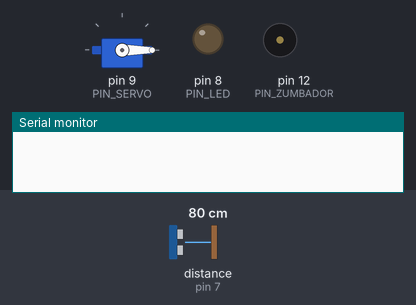
Bench run of a sketch on a simulated Arduino Uno, built with avr-gcc and run on an emulated ATmega328P. Shown: servo, output pins drawn as LEDs (lit = HIGH), buzzer (waves = sounding), the last lines printed to the serial monitor. Wiring (inferred from the names in the program): ultrasonic range finder: trigger pin 6; echo pin 7. The test bench sets the inputs (shaded band); at power-on: distance to the obstacle (sensor on pin 7) 80 cm. The echo pulse lasts 58.3 µs per cm; pins used as bus, display or sensor lines are not drawn.

Above: at 1.2 s.
1.3 s: distance to the obstacle (sensor on pin 7) set to 23 cm
2.8 s: distance to the obstacle (sensor on pin 7) set to 18 cm
At 3.7 s:
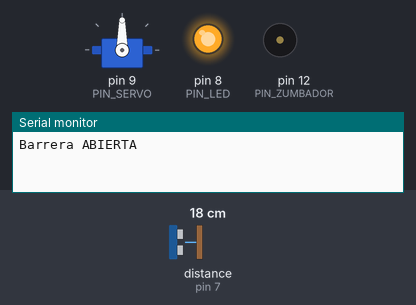
4.6 s: distance to the obstacle (sensor on pin 7) set to 35 cm
At 6.87 s:
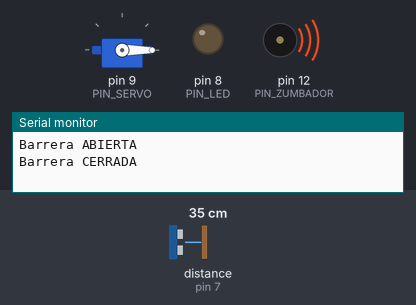
7.6 s: distance to the obstacle (sensor on pin 7) set to 2 cm
At 7.79 s:
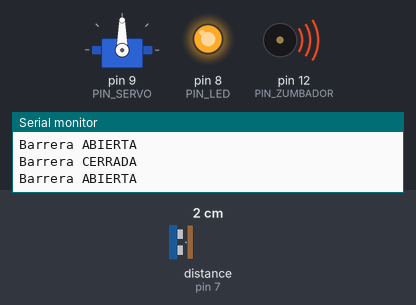
9.4 s: distance to the obstacle (sensor on pin 7) set to 60 cm
At 12.8 s:
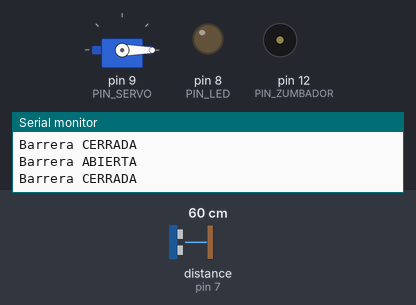
Timing chart, 0 to 13.4 s (numbered marks = the images above; inputs shaded):
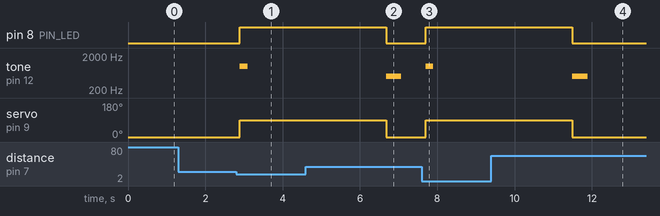

Measured:
- the behaviour switches between 21 and 20 cm on distance to the obstacle (sensor on pin 7) (found by bisection; images 0 and 1)
- after the input at 1.3 s, every drawn part: stays the same
- after the input at 2.8 s, pin 8 (PIN_LED): LOW → HIGH after 0.10 s; tone on pin 12 (PIN_ZUMBADOR): silent → 1000 Hz after 0.10 s, → silent 0.20 s later; servo on pin 9 (PIN_SERVO): 0° → 90° after 0.10 s
- after the input at 4.6 s, pin 8 (PIN_LED): HIGH → LOW after 2.1 s; tone on pin 12 (PIN_ZUMBADOR): silent → 500 Hz after 2.1 s, → silent 0.40 s later; servo on pin 9 (PIN_SERVO): 90° → 0° after 2.1 s
- after the input at 7.6 s, pin 8 (PIN_LED): LOW → HIGH after 0.10 s; tone on pin 12 (PIN_ZUMBADOR): silent → 1000 Hz after 0.10 s, → silent 0.20 s later; servo on pin 9 (PIN_SERVO): 0° → 90° after 0.10 s
- after the input at 9.4 s, pin 8 (PIN_LED): HIGH → LOW after 2.1 s; tone on pin 12 (PIN_ZUMBADOR): silent → 500 Hz after 2.1 s, → silent 0.40 s later; servo on pin 9 (PIN_SERVO): 90° → 0° after 2.1 s

The sketch:

P16_barrera_automatica.ino
```cpp
/*
  P16 · Barrera automática (ultrasonido + servo + zumbador)   Sesión 8
  ------------------------------------------------------------------
  Qué hace: cuando algo se acerca a menos de 20 cm, el servo levanta la barrera con un
  pitido. Cuando el paso queda libre unos segundos, la baja con otro pitido.

  Conexiones:
    HC-SR04   VCC -> 5 V ; TRIG -> pin 6 ; ECHO -> pin 7 ; GND -> GND
    Servo     café -> GND ; rojo -> 5 V ; naranja (señal) -> pin 9   (pega un palito de paleta al brazo)
    Zumbador PASIVO   una pata -> resistencia 220 ohm -> pin 12 ; otra pata -> GND   (tone() necesita el pasivo; la resistencia, como en la Sesión 4)
    LED       pin 8 -> resistencia 220 ohm -> LED (+) ; pata corta -> GND
              (LED encendido = barrera abierta)

  Ideas clave:
    - Combina tres cosas que ya sabes: sensor + decisión + actuadores.
    - Una función que devuelve un valor: medirDistancia() "entrega" los centímetros.
    - Se organiza el programa en funciones pequeñas con nombre: abrirBarrera(), cerrarBarrera().
    - El zumbador (tone, que usa el reloj 2 del chip) y el servo (reloj 1) no se estorban.

  Si el Arduino se reinicia cuando se mueve el servo, alimenta el servo desde el módulo de
  fuente de 5 V y une los GND (ver Sesión 7, "Plan B").

  Retos:  - Cambia la distancia de activación.
          - Si el objeto se queda más de 5 segundos, haz sonar una alarma.
          - Cuenta cuántos vehículos han pasado y muéstralo en el Monitor Serie.
*/

#include <Servo.h>

const int PIN_TRIG = 6;
const int PIN_ECHO = 7;
const int PIN_SERVO = 9;
const int PIN_ZUMBADOR = 12;
const int PIN_LED = 8;

const int DISTANCIA_ABRIR = 20;       // cm
const int ANGULO_CERRADA = 0;
const int ANGULO_ABIERTA = 90;
const int CICLOS_LIBRE = 20;          // 20 ciclos x 100 ms = 2 segundos sin nadie

Servo barrera;

float medirDistancia() {
  digitalWrite(PIN_TRIG, LOW);
  delayMicroseconds(2);
  digitalWrite(PIN_TRIG, HIGH);
  delayMicroseconds(10);
  digitalWrite(PIN_TRIG, LOW);

  long duracion = pulseIn(PIN_ECHO, HIGH, 30000UL);
  if (duracion == 0) {
    return 999.0;                     // sin eco: no hay nada cerca
  }
  return duracion * 0.0343 / 2.0;
}

void abrirBarrera() {
  tone(PIN_ZUMBADOR, 1000, 200);
  barrera.write(ANGULO_ABIERTA);
  digitalWrite(PIN_LED, HIGH);
  Serial.println("Barrera ABIERTA");
}

void cerrarBarrera() {
  tone(PIN_ZUMBADOR, 500, 400);
  barrera.write(ANGULO_CERRADA);
  digitalWrite(PIN_LED, LOW);
  Serial.println("Barrera CERRADA");
}

void setup() {
  pinMode(PIN_TRIG, OUTPUT);
  pinMode(PIN_ECHO, INPUT);
  pinMode(PIN_LED, OUTPUT);
  pinMode(PIN_ZUMBADOR, OUTPUT);
  barrera.attach(PIN_SERVO);
  barrera.write(ANGULO_CERRADA);
  Serial.begin(9600);
}

void loop() {
  if (medirDistancia() < DISTANCIA_ABRIR) {
    abrirBarrera();

    // Espera a que el paso quede libre durante 2 segundos seguidos
    int ciclosLibre = 0;
    while (ciclosLibre < CICLOS_LIBRE) {
      if (medirDistancia() < DISTANCIA_ABRIR) {
        ciclosLibre = 0;              // hay alguien: reinicia la cuenta
      } else {
        ciclosLibre = ciclosLibre + 1;
      }
      delay(100);
    }
    cerrarBarrera();
  }
  delay(100);
}
```
